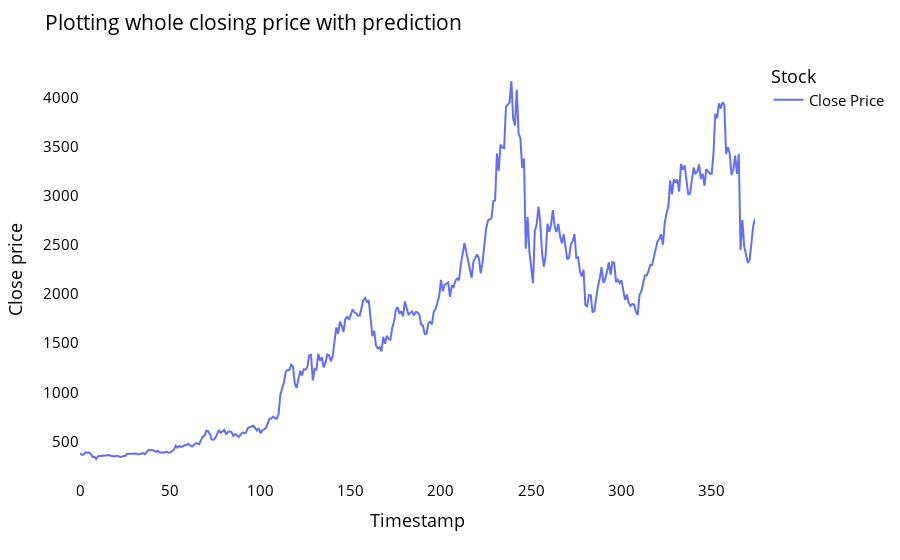

The notebook cell this image was saved under:
### Code cell
my_model=closedf.tolist()
my_model.extend((np.array(lst_output).reshape(-1,1)).tolist())
my_model=scaler.inverse_transform(my_model).reshape(1,-1).tolist()[0]

names = cycle(['Close Price'])

fig = px.line(my_model,labels={'value': 'Close price','index': 'Timestamp'})
fig.update_layout(title_text='Plotting whole closing price with prediction',
                  plot_bgcolor='white', font_size=15, font_color='black',legend_title_text='Stock')
fig.for_each_trace(lambda t:  t.update(name = next(names)))
fig.update_xaxes(showgrid=False)
fig.update_yaxes(showgrid=False)
fig.show()

### Figure 1 — Plotly figure (JSON) as saved in the notebook; plotly's stock layout.template omitted (floating-point values rounded to 4 significant figures; data arrays with more than 128 entries replaced by an {"elided": "..."} marker saying what was removed)
{"data": [{"hovertemplate": "variable=0<br>Timestamp=%{x}<br>Close price=%{y}<extra></extra>", "legendgroup": "0", "line": {"color": "#636efa", "dash": "solid"}, "mode": "lines", "name": "Close Price", "orientation": "v", "showlegend": true, "type": "scatter", "x": {"elided": "375 int values"}, "xaxis": "x", "y": {"elided": "375 float values"}, "yaxis": "y"}], "layout": {"font": {"color": "black", "size": 15}, "legend": {"title": {"text": "Stock"}, "tracegroupgap": 0}, "margin": {"t": 60}, "plot_bgcolor": "white", "title": {"text": "Plotting whole closing price with prediction"}, "xaxis": {"anchor": "y", "domain": [0, 1], "showgrid": false, "title": {"text": "Timestamp"}}, "yaxis": {"anchor": "x", "domain": [0, 1], "showgrid": false, "title": {"text": "Close price"}}}}
